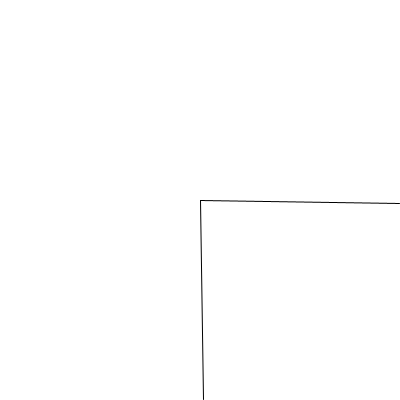
Frame 1 (no input)
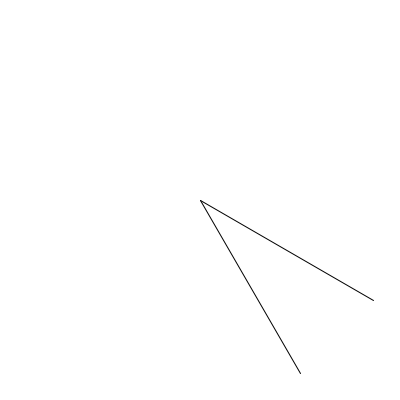
Frame 60 (the mouse pressed at the canvas centre just before this capture)
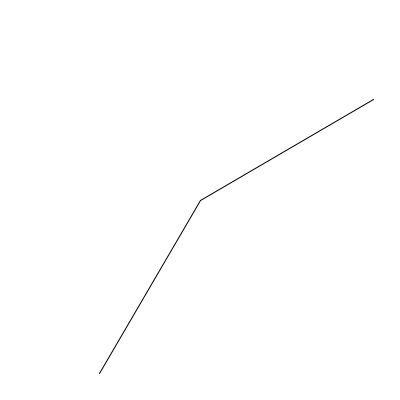
Frame 120 (the mouse held since frame 60 and released just before this capture)

The Processing sketch that drew these frames (run headless with seeded random() and noise(); from frame 60 on, the mouse is pressed at the canvas centre):

// Processing sketch: processing_121395
// ── processing_121395.pde

int RADI = 200;

void setup()
{
  size(400, 400);
  ellipseMode(RADIUS);
}

void draw()
{
  background(255);
  float rad = radians(frameCount % 360);
  float x = RADI * cos(rad) + width / 2;
  float y = RADI * sin(rad) + height / 2;
  stroke(0);
  line(width / 2, height / 2, x, y);
  line(width / 2, height / 2, y, x);
}
